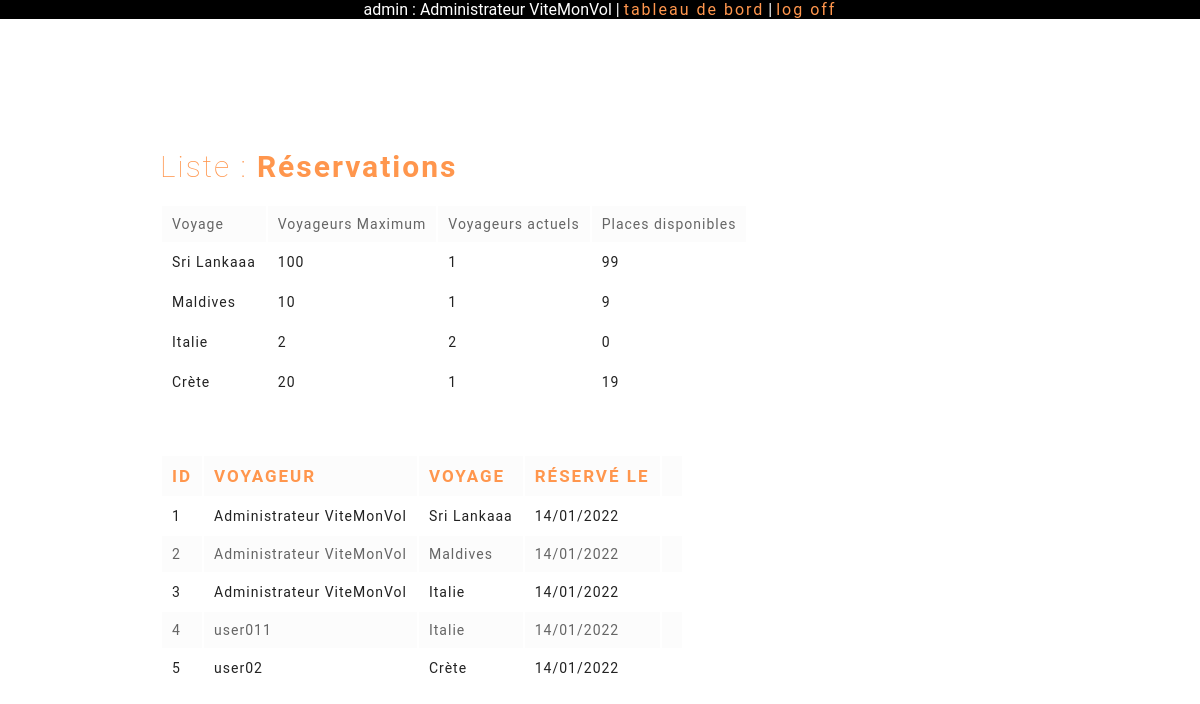
Screenshot of /?action=admin-bookings (signed in) with the database file from the repository.
### tables this page shows
CREATE TABLE `trip` (
  `id` int(11) NOT NULL AUTO_INCREMENT,
  `name` varchar(256) NOT NULL,
  `date` varchar(256) NOT NULL,
  `description` text NOT NULL,
  `maximumTravellers` int(11) DEFAULT NULL,
  `link` varchar(255) DEFAULT NULL,
  `picture` varchar(255) DEFAULT NULL,
  `price` int(11) NOT NULL,
  PRIMARY KEY (`id`)
);

CREATE TABLE `booking` (
  `id` int(11) NOT NULL AUTO_INCREMENT,
  `userId` int(11) NOT NULL,
  `tripId` int(11) NOT NULL,
  `createdAt` varchar(256) NOT NULL,
  PRIMARY KEY (`id`)
);

CREATE TABLE `User` (
  `id` int(11) NOT NULL AUTO_INCREMENT,
  `name` varchar(256) NOT NULL,
  `email` varchar(256) NOT NULL,
  `password` varchar(256) NOT NULL,
  `isAdmin` tinyint(1) DEFAULT NULL,
  PRIMARY KEY (`id`)
);

### controller/admin/AdminController.php (called while the page is built, shortened)
<?php
function adminBookingsView()
{
    $db = db();
    $bookingManager = new BookingManager($db);
    $tripManager = new TripManager($db);
    $userManager = new UserManager($db);
    $bookings = $bookingManager->getList();
    $trips = $tripManager->getList();
    $users = $userManager->getList();
    $bookingWithTravellers = $bookingManager->getListByTrip();
    include_once ROOT_PATH . 'view/admin/booking/bookings.php';
}

### model/booking/BookingManager.php (called while the page is built, shortened)
<?php
class BookingManager
{
    private $_db;
    public function setDb(PDO $db)
    {
        $this->_db = $db;
    }
    public function getList()
    {
        $requete = 'SELECT * FROM booking';
        $result = $this->_db->query($requete);
        $rows = $result->fetchAll();
        return $rows;
    }
    public function getListByTrip()
    {
        $requete = 'SELECT COUNT(tripId) AS "voyageursActuel", tripId FROM booking GROUP BY tripId;';
        $result = $this->_db->query($requete);
        $rows = $result->fetchAll();
        return $rows;
    }
}

### model/trip/TripManager.php (called while the page is built, shortened)
<?php
class TripManager
{
    private $_db;
    public function setDb(PDO $db)
    {
        $this->_db = $db;
    }
    public function getList()
    {
        $requete = 'SELECT * FROM trip';
        $result = $this->_db->query($requete);
        $rows = $result->fetchAll();
        return $rows;
    }
}

### model/user/UserManager.php (called while the page is built, shortened)
<?php
class UserManager
{
    private $_db;
    public function setDb(PDO $db)
    {
        $this->_db = $db;
    }
    public function getList()
    {
        $q = $this->_db->prepare('SELECT * FROM User');
        $q->execute();
        return $q->fetchAll();
    }
}

### view/admin/booking/bookings.php (the view, shortened to what this page needs)
<section id="wrapper">
<?php
if (isset($_SESSION['user']) && $_SESSION['user'] == 'admin') {
    ?>
    <div class="admin-list">
        <h3> Liste : <b>Réservations</b> </h3>
        <?php
        if ($bookings) {
            ?>
            <table class="admin-list-table" style="margin-bottom:50px;">
                <tr>
                    <td>Voyage</td>
                    <td>Voyageurs Maximum</td>
                    <td>Voyageurs actuels</td>
                    <td>Places disponibles</td>
                </tr>
                <?php
                    foreach ($bookingWithTravellers as $book) {
                        echo '<tr>';
                        foreach ($trips as $trip) {
                            if ($trip['id'] == $book['tripId']) {
                ?>
                    <td><?php echo $trip['name']; ?></td>
                    <td><?php echo $trip['maximumTravellers']; ?></td>
                    <td><?php echo $book['voyageursActuel']; ?></td>
                    <td><?php echo $trip['maximumTravellers'] - $book['voyageursActuel']; ?></td>
                <?php
                        }
                    }
                    echo '<tr>';
                }
                ?>
            </table>
        <table class="admin-list-table">
            <tr>
                <th>Id</th>
                <th>Voyageur</th>
                <th>Voyage</th>
                <th>Réservé le</th>
                <th></th>
            </tr>
            <?php
            foreach($bookings as $booking) {
                foreach ($trips as $trip) {
                    foreach ($users as $user) {
                        if ($booking['tripId'] == $trip['id'] && $booking['userId'] == $user['id']) {
                ?>
                <tr>
                    <td><?php echo $booking['id']?></td>
                    <td><?php echo $user['name']?></td>
                    <td><?php echo $trip['name']?></td>
                    <td><?php echo $booking['createdAt']?></td>
                    <td></td>
                </tr>
                <?php
                        }
                    }
                }
            }
            ?>
        </table>
        <?php
        } else {
            echo 'Aucun réservation en cours';
        }
        ?>
    </div>
    <?php
} else {
    http_response_code(404);
    include_once ROOT_PATH . 'view/layoutParts/error404.php';
}
?>
</section>
<?php $content = ob_get_clean(); ?>
<?php require ROOT_PATH . 'view/admin_layout.php'; ?>

### index.php (shortened to what this page needs)
<?php
require  ROOT_PATH . 'controller/admin/AdminController.php';
try {
    if (isset($_GET['action'])) {
        if ($_GET['action'] == 'homepage') {
            homepage();
        } else if ($_GET['action'] == 'logoff') {
            logoff();
        } else if ($_GET['action'] == 'signin') {
            signinView();
        } else if ($_GET['action'] == 'signinC') {
            signin();
        } else if ($_GET['action'] == 'signup') {
            signupView();
        } else if ($_GET['action'] == 'signupC') {
            signup();
        } else if ($_GET['action'] == 'account') {
            account();
        } else if ($_GET['action'] == 'booking') {
            booking();
        } else if ($_GET['action'] == 'editUser') {
            editUser();
        } else if ($_GET['action'] == 'trips') {
            tripsView();
        } else if ($_GET['action'] == 'trip') {
            trip();
        } else if ($_GET['action'] == 'add-booking') {
            addBooking();
        } else if ($_GET['action'] == 'admin') {
            adminView();
        } else if ($_GET['action'] == 'adminc') {
            admin();
        } else if ($_GET['action'] == 'board') {
            board();
        } else if ($_GET['action'] == 'admin-trips') {
            adminTripsView();
        } else if ($_GET['action'] == 'admin-add-trip') {
            adminAddTrip();
        } else if ($_GET['action'] == 'admin-edit-trip') {
            adminEditTrip();
        } else if ($_GET['action'] == 'admin-delete-trip') {
            adminDeleteTrip();
        }  else if ($_GET['action'] == 'admin-users') {
            adminUsersView();
        } else if ($_GET['action'] == 'admin-edit-user') {
            adminEditUser();
        } else if ($_GET['action'] == 'admin-bookings') {
            adminBookingsView();
        }
    } else {
        homePage();
    }
} catch (Exception $e) {
    echo 'Erreur : ' . $e->getMessage();
}

### view/admin_layout.php (shortened to what this page needs)
<!DOCTYPE html>
<html>
    <head>
        <link rel="stylesheet" href="<?php echo BASE_URL;?>public/css/normalize.css">
        <link rel="stylesheet" href="<?php echo BASE_URL;?>public/css/style.css">
        <link rel="stylesheet" href="<?php echo BASE_URL;?>public/css/admin.css">
        <link href="//maxcdn.bootstrapcdn.com/font-awesome/4.1.0/css/font-awesome.min.css" rel="stylesheet">
    </head>
    <body>
            <div class="mode-admin">
                <?php if (!empty($_SESSION['user'] && $_SESSION['user'] == 'admin')) {
                    ?>
                <p> <?php echo $_SESSION['user'] . " : " . $_SESSION['name'] . " | <a href='?action=board'>Tableau de bord</a> " . " | ". "<a href='?action=logoff'>Log off</a>"; ?> </p>
                    <?php
                }
                ?>
            </div>
        <main id="content">
            <?= $content ?>
        </main>
    </body>
</html>

### public/css/style.css (style rules this page uses)
body { font-family: Roboto, Arial, Helvetica, sans-serif; color: var(--color-default); }
h3 { margin-top: 7rem; margin-bottom: 2rem; }
#wrapper { width: 100%; text-align: center; padding-top: 30px; }
@media screen and (min-width:768px) { body { text-align: center; } }
@media screen and (min-width:768px) { ::placeholder { letter-spacing: 2px; text-transform: lowercase; text-align: left; color: #9f9f9f; opacity: 1; } }
@media screen and (min-width:768px) { #wrapper { width: 90%; margin: 0 auto; text-align: center; } }

### public/css/admin.css (style rules this page uses)
.admin-list { text-align: left; margin: 10rem 0; }
.admin-list h3 { font-size: 3rem; font-weight: 100; letter-spacing: 2px; color: var(--color-button); }
.admin-list th { letter-spacing: 2px; text-transform: uppercase; color: var(--color-link); font-size: 1.7rem; padding: 1rem; }
.admin-list tr { padding: 1rem; letter-spacing: 1px; font-size: 1.4rem }
.admin-list tr:nth-child(2n+1) { color: #656565; background-color: #fcfcfc; }
.mode-admin { background-color: #000; color: var(--color-page); }
.mode-admin p { background-color: #000; color: var(--color-page); }
.mode-admin a { color: var(--color-button); letter-spacing: 2px; text-transform: lowercase; }
@media screen and (min-width:768px) { .admin-list { margin: 10rem; } }
@media screen and (min-width:768px) { .admin-list td { padding: 1rem; } }

### rows the page displays
trip: name "Sri Lankaaa", maximumTravellers "100", voyageursActuel "1", voyageursActuel "99"
trip: name "Maldives", maximumTravellers "10", voyageursActuel "1", voyageursActuel "9"
trip: name "Italie", maximumTravellers "2", voyageursActuel "2", voyageursActuel "0"
trip: name "Crète", maximumTravellers "20", voyageursActuel "1", voyageursActuel "19"
booking: id "1", createdAt "14/01/2022"
user: name "Administrateur ViteMonVol"
booking: id "2", createdAt "14/01/2022"
booking: id "3", createdAt "14/01/2022"
booking: id "4", createdAt "14/01/2022"
user: name "user011"
booking: id "5", createdAt "14/01/2022"
user: name "user02"

### other values shown
$_SESSION['user'] "admin"
$_SESSION['name'] "Administrateur ViteMonVol"
